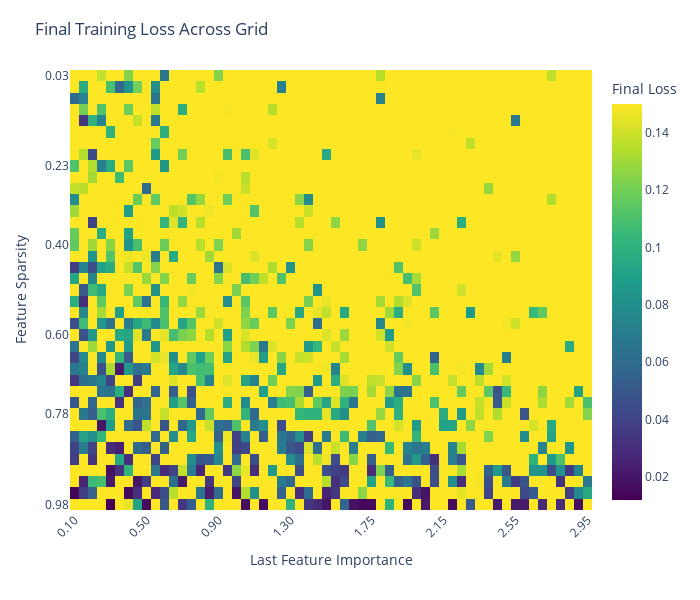

The notebook cell this image was saved under:
### Code cell
run_phase_change(2,1,1, "211")

### Figure 1 — Plotly figure (JSON) as saved in the notebook; plotly's stock layout.template omitted (floating-point values rounded to 4 significant figures; data arrays with more than 128 entries replaced by an {"elided": "..."} marker saying what was removed)
{"data": [{"colorbar": {"title": {"text": "Final Loss"}}, "colorscale": [[0, "#440154"], [0.1111, "#482878"], [0.2222, "#3e4989"], [0.3333, "#31688e"], [0.4444, "#26828e"], [0.5556, "#1f9e89"], [0.6667, "#35b779"], [0.7778, "#6ece58"], [0.8889, "#b5de2b"], [1, "#fde725"]], "hovertemplate": "importance=%{x:.3f}<br>sparsity=%{y:.3f}<br>loss=%{z:.6f}<extra></extra>", "type": "heatmap", "x": [0.1, 0.15, 0.2, 0.25, 0.3, 0.35, 0.4, 0.45, 0.5, 0.55, 0.6, 0.65, 0.7, 0.75, 0.8, 0.85, 0.9, 0.95, 1.0, 1.05, 1.1, 1.15, 1.2, 1.25, 1.3, 1.35, 1.4, 1.45, 1.5, 1.55, 1.6, 1.65, 1.7, 1.75, 1.8, 1.85, 1.9, 1.95, 2.0, 2.05, 2.1, 2.15, 2.2, 2.25, 2.3, 2.35, 2.4, 2.45, 2.5, 2.55, 2.6, 2.65, 2.7, 2.75, 2.8, 2.85, 2.9, 2.95], "y": [0.025, 0.05, 0.075, 0.1, 0.125, 0.15, 0.175, 0.2, 0.225, 0.25, 0.275, 0.3, 0.325, 0.35, 0.375, 0.4, 0.425, 0.45, 0.475, 0.5, 0.525, 0.55, 0.575, 0.6, 0.625, 0.65, 0.675, 0.7, 0.725, 0.75, 0.775, 0.8, 0.825, 0.85, 0.875, 0.9, 0.925, 0.95, 0.975], "z": {"elided": "39x58 float values"}, "zmax": 0.15, "zmin": 0.01186}], "layout": {"height": 600, "margin": {"b": 90, "l": 70, "r": 30, "t": 70}, "title": {"text": "Final Training Loss Across Grid"}, "width": 700, "xaxis": {"tickangle": -45, "tickmode": "array", "ticktext": ["0.10", "0.50", "0.90", "1.30", "1.75", "2.15", "2.55", "2.95"], "tickvals": [0.1, 0.5, 0.9, 1.3, 1.75, 2.15, 2.55, 2.95], "title": {"text": "Last Feature Importance"}}, "yaxis": {"autorange": "reversed", "tickmode": "array", "ticktext": ["0.03", "0.23", "0.40", "0.60", "0.78", "0.98"], "tickvals": [0.025, 0.225, 0.4, 0.6, 0.775, 0.975], "title": {"text": "Feature Sparsity"}}}}
